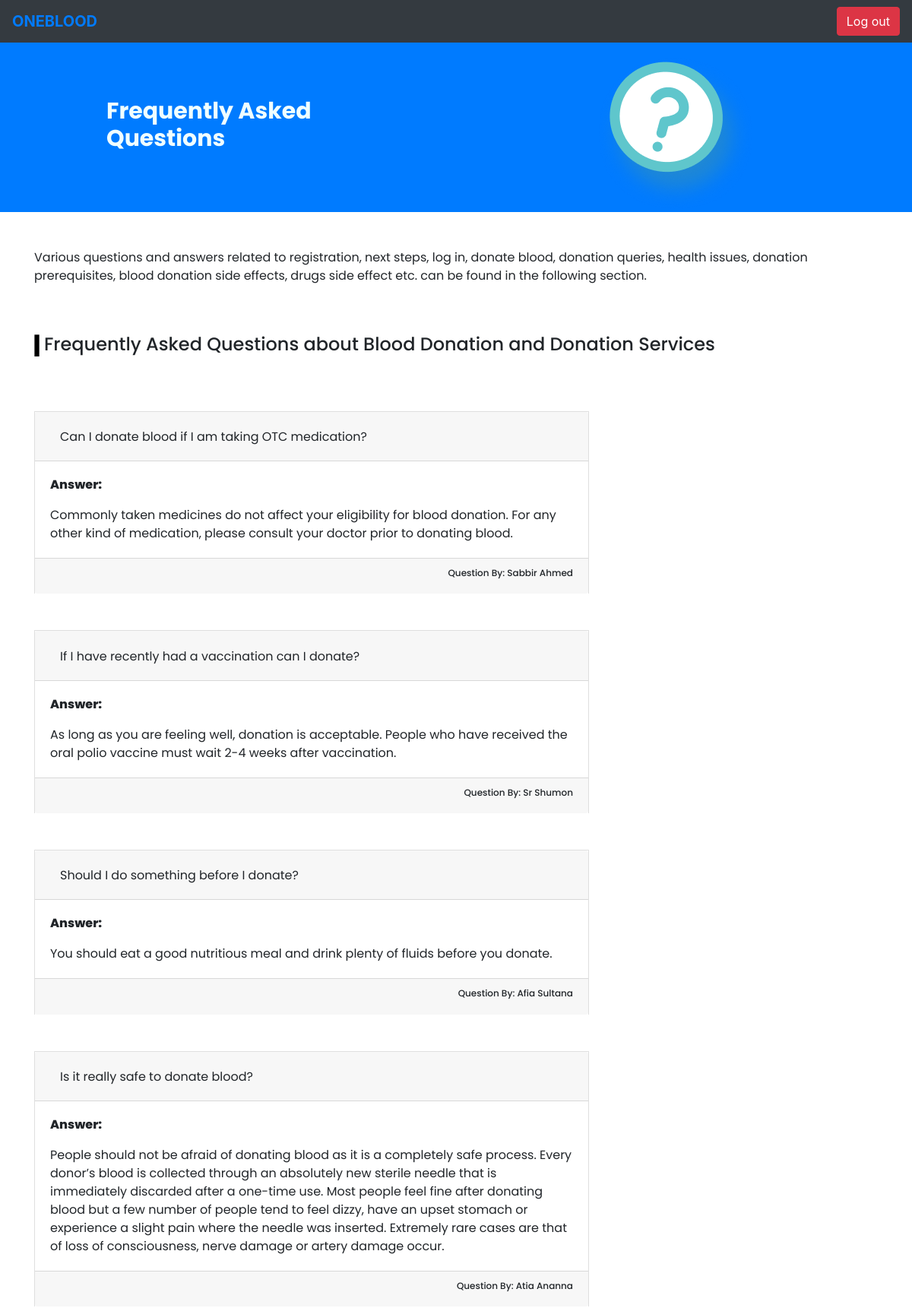
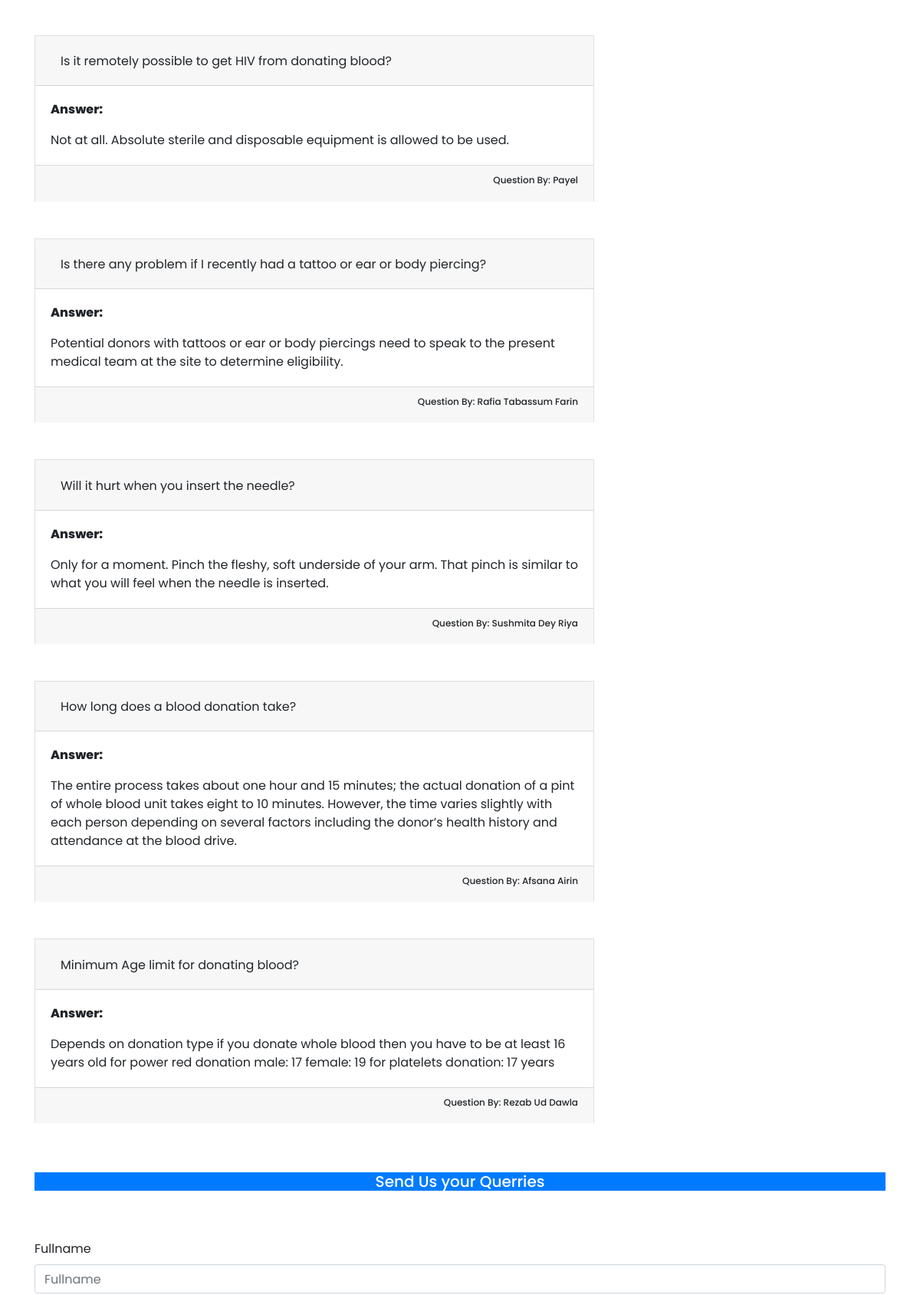
Page /FAQs_ano.php (upper part) on the committed database (2 pictures, top to bottom).
### tables this page shows
CREATE TABLE `faqs` (
  `fullname` varchar(255) NOT NULL,
  `email` varchar(255) NOT NULL,
  `questions` varchar(1000) NOT NULL,
  `answers` varchar(10000) NOT NULL
);

### FAQs_ano.php (the view, shortened to what this page needs)
<?php
    $phone = $_REQUEST['phone'];
?>
<!DOCTYPE html>
<html lang="en">
<head>
    <link rel="stylesheet" href="https://stackpath.bootstrapcdn.com/bootstrap/4.3.1/css/bootstrap.min.css">
    <link rel="stylesheet" href="css/bootstrap.css">
</head>
<body style="margin:0px; padding:0px;">
    <header class="sticky-top">
    <nav class="navbar navbar-expand-sm bg-dark justify-content-between">
                <a href="logged_in.php?phone=<?php echo $phone ?>" class="navbar-brand" style="font-weight:700;">
                    ONEBLOOD
                </a>
                <a class="btn btn-danger" href="index.php" role="button">Log out</a>
            </nav>
    </header>
    <div style="font-family: 'Poppins', sans-serif; font-weight:400">
        <div class="su-inner-banner-area bg-primary">
            <div class="container">
                <div class="row text-center">
                    <div class="col-12 col-sm-6 col-lg-5 col-xl-4 m-auto">
                        <h3 class="text-left" style="font-size:30px;font-family: 'Poppins', sans-serif; font-weight:700; color:azure;"> Frequently Asked Questions</h3>
                    </div>
                    <div class="col-12 col-sm-6 col-lg-5 col-xl-4 m-auto pt-4 pt-sm-0">
                        <div class="su-inner-banner-img"><img alt="image" class="img-fluid" src="new-faq-circle.172e4db5.png"></div>
                    </div>
                </div>
            </div>
        </div>
        <div class="row align-items-center my-5">
            <div class="container">
                <div class="su-faq-page-header">
                    <p class="text-left">Various questions and answers related to registration, next steps, log in, donate blood, donation queries, health issues, donation prerequisites, blood donation side effects, drugs side effect etc. can be found in the following section.</p>
                </div>
            </div>
        </div>
        <div class="container pb-5">
            <div class="su-faq-title mb-4">
                <h4>
                    <img src="bar.jpg" alt="" style="width: 0.6%; height: auto;">
                    Frequently Asked Questions about Blood Donation and Donation Services
                </h4>
            </div>
        </div>
        <?php
        $connection = mysqli_connect('localhost', 'root', '', 'oneblood');
        $query = "SELECT * FROM faqs";
        $values = mysqli_query($connection, $query);
        ?>
        <?php
        while ($row = mysqli_fetch_assoc($values)) {
            $fullname = $row['fullname'];
            $questions = $row['questions'];
            $answers = $row['answers'];
        ?>
            <div class="container pb-5">
                <div class="row">
                    <div class="col-lg-8">
                        <div class="accordion" id="accordionExample">
                            <dic class="card">
                                <div class="card-header" id="headingOne">
                                    <h2 class="clearfix mb-0">
                                        <a class="btn btn-link collapsed" data-toggle="collapse" data-target="#collapseOne" aria-expanded="true" aria-controls="collapseOne"><?php echo $questions; ?></a>
                                    </h2>
                                </div>
                                <div class="card-body">
                                    <p style="font-weight:800;">
                                        Answer:
                                    </p>
                                    <?php echo $answers ?>
                                </div>
                                <div class="card-footer text-right" id="headingOne">
                                    <h6 style="font-size: 12px">
                                        Question By: <?php echo $fullname ?>
                                    </h6>
                                </div>
                            </dic>
                        </div>
                    </div>
                </div>
            </div>
        <?php
        }
        ?>
        <div class="container pb-5">
            <div class="title text-center my-3">
                <h5 class="bg-primary text-white">
                    Send Us your Querries
                </h5>
            </div>
        </div>
        <div class="container pb-5">
            <form action="connect_faq.php" method="post" name="myform">
                <div class="form-group">
                    <label for="fullname">Fullname</label>
                    <input type="text" class="form-control" placeholder="Fullname" id="fullname" name="fullname" required>
                </div>
            </form>
        </div>
    </div>
</body>
</html>

### rows in the picture
faqs: questions "Can I donate blood if I am taking OTC medication?", answers "Commonly taken medicines do not affect your eligibility for blood donation. For any other kind of medication, please consult your doctor prior to donating blood.", fullname "Sabbir Ahmed"
faqs: questions "If I have recently had a vaccination can I donate?", answers "As long as you are feeling well, donation is acceptable. People who have received the oral polio vaccine must wait 2-4 weeks after vaccination.", fullname "Sr Shumon"
faqs: questions "Should I do something before I donate?", answers "You should eat a good nutritious meal and drink plenty of fluids before you donate.", fullname "Afia Sultana"
faqs: questions "Is it really safe to donate blood?", answers "People should not be afraid of donating blood as it is a completely safe process. Every donor’s blood is collected through an absolutely new sterile needle that is immediately discarded after a one-time use. Most people feel fine after donating blood but a few number of people tend to feel dizzy, have an upset stomach or experience a slight pain where the needle was inserted. Extremely rare cases are that of loss of consciousness, nerve damage or artery damage occur.", fullname "Atia Ananna"
faqs: questions "Is it remotely possible to get HIV from donating blood?", answers "Not at all. Absolute sterile and disposable equipment is allowed to be used.", fullname "Payel"
faqs: questions "Is there any problem if I recently had a tattoo or ear or body piercing?", answers "Potential donors with tattoos or ear or body piercings need to speak to the present medical team at the site to determine eligibility.", fullname "Rafia Tabassum Farin"
faqs: questions "Will it hurt when you insert the needle?", answers "Only for a moment. Pinch the fleshy, soft underside of your arm. That pinch is similar to what you will feel when the needle is inserted.", fullname "Sushmita Dey Riya"
faqs: questions "How long does a blood donation take?", answers "The entire process takes about one hour and 15 minutes; the actual donation of a pint of whole blood unit takes eight to 10 minutes. However, the time varies slightly with each person depending on several factors including the donor’s health history and attendance at the blood drive.", fullname "Afsana Airin"
faqs: questions "Minimum Age limit for donating blood?", answers "Depends on donation type if you donate whole blood then you have to be at least 16 years old for power red donation male: 17 female: 19 for platelets donation: 17 years", fullname "Rezab Ud Dawla"
